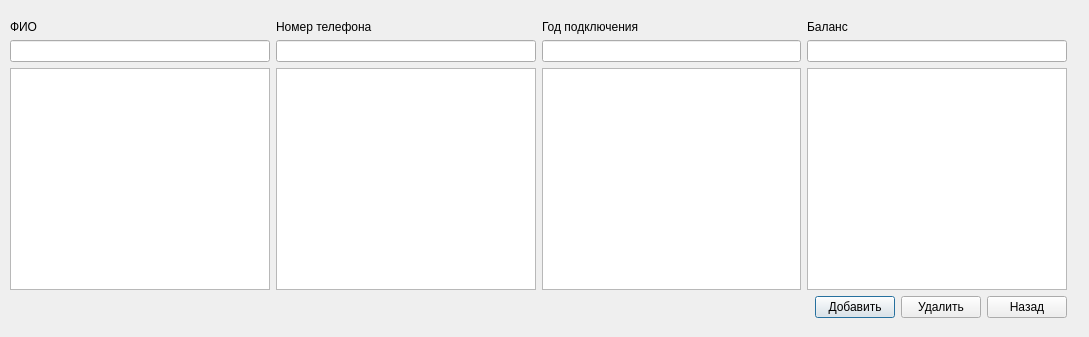
<?xml version="1.0" encoding="UTF-8"?>
<ui version="4.0">
 <class>add</class>
 <widget class="QDialog" name="add">
  <property name="geometry">
   <rect>
    <x>0</x>
    <y>0</y>
    <width>1089</width>
    <height>337</height>
   </rect>
  </property>
  <property name="windowTitle">
   <string>Добавление/удаление абонента</string>
  </property>
  <widget class="QWidget" name="">
   <property name="geometry">
    <rect>
     <x>10</x>
     <y>20</y>
     <width>1057</width>
     <height>298</height>
    </rect>
   </property>
   <layout class="QVBoxLayout" name="verticalLayout_5">
    <item>
     <layout class="QHBoxLayout" name="horizontalLayout">
      <item>
       <layout class="QVBoxLayout" name="verticalLayout">
        <item>
         <widget class="QLabel" name="label">
          <property name="text">
           <string>ФИО</string>
          </property>
         </widget>
        </item>
        <item>
         <widget class="QLineEdit" name="lineEdit"/>
        </item>
        <item>
         <widget class="QListWidget" name="listWidget"/>
        </item>
       </layout>
      </item>
      <item>
       <layout class="QVBoxLayout" name="verticalLayout_2">
        <item>
         <widget class="QLabel" name="label_2">
          <property name="text">
           <string>Номер телефона</string>
          </property>
         </widget>
        </item>
        <item>
         <widget class="QLineEdit" name="lineEdit_2"/>
        </item>
        <item>
         <widget class="QListWidget" name="listWidget_2"/>
        </item>
       </layout>
      </item>
      <item>
       <layout class="QVBoxLayout" name="verticalLayout_3">
        <item>
         <widget class="QLabel" name="label_3">
          <property name="text">
           <string>Год подключения</string>
          </property>
         </widget>
        </item>
        <item>
         <widget class="QLineEdit" name="lineEdit_3"/>
        </item>
        <item>
         <widget class="QListWidget" name="listWidget_3"/>
        </item>
       </layout>
      </item>
      <item>
       <layout class="QVBoxLayout" name="verticalLayout_4">
        <item>
         <widget class="QLabel" name="label_4">
          <property name="text">
           <string>Баланс</string>
          </property>
         </widget>
        </item>
        <item>
         <widget class="QLineEdit" name="lineEdit_4"/>
        </item>
        <item>
         <widget class="QListWidget" name="listWidget_4"/>
        </item>
       </layout>
      </item>
     </layout>
    </item>
    <item>
     <layout class="QHBoxLayout" name="horizontalLayout_3">
      <item>
       <spacer name="horizontalSpacer">
        <property name="orientation">
         <enum>Qt::Horizontal</enum>
        </property>
        <property name="sizeHint" stdset="0">
         <size>
          <width>518</width>
          <height>20</height>
         </size>
        </property>
       </spacer>
      </item>
      <item>
       <layout class="QHBoxLayout" name="horizontalLayout_2">
        <item>
         <widget class="QPushButton" name="pushButton">
          <property name="text">
           <string>Добавить</string>
          </property>
         </widget>
        </item>
        <item>
         <widget class="QPushButton" name="pushButton_2">
          <property name="text">
           <string>Удалить</string>
          </property>
         </widget>
        </item>
        <item>
         <widget class="QPushButton" name="pushButton_3">
          <property name="text">
           <string>Назад</string>
          </property>
         </widget>
        </item>
       </layout>
      </item>
     </layout>
    </item>
   </layout>
  </widget>
 </widget>
 <resources/>
 <connections/>
</ui>
